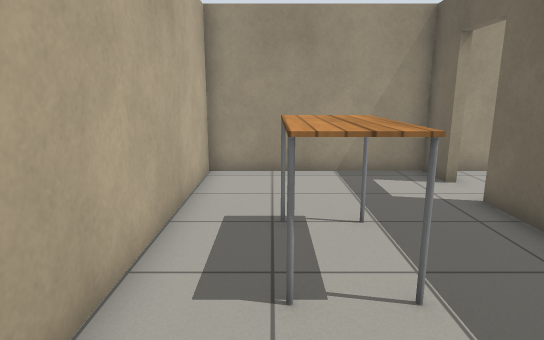
[1] (above)

16 first-person views from a walk through a world built for the Gazebo simulator. The camera is 1.2 m above the floor, tilts 12° down and sees 75° across. The floor is counted in squares, 0.5 m on a side. Each view is taken from the middle of a square. On the plan, view 1 faces up. The plan holds only what a view shows up to about 20 squares ahead; the rest is blank. Simple patterns stand in for the simulator's built-in surfaces.

[2]
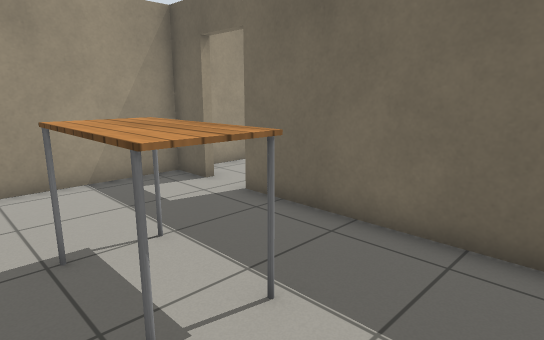

[3]
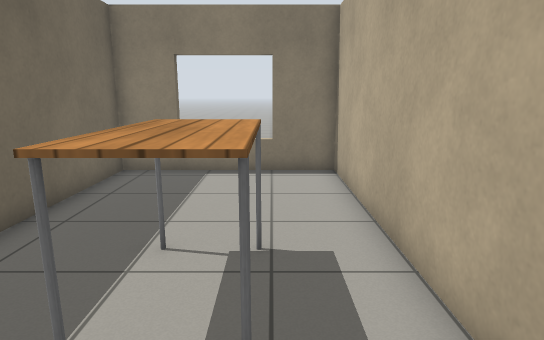

[4]
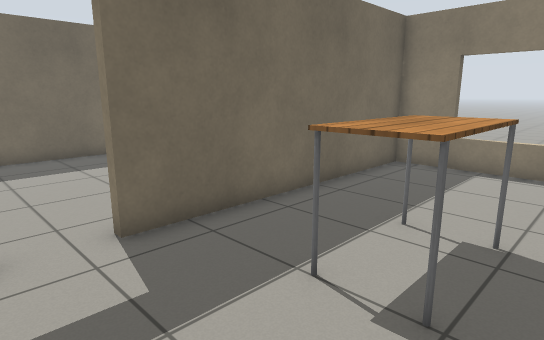

[5]
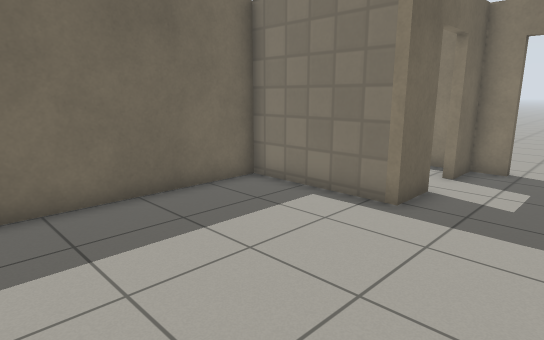

[6]
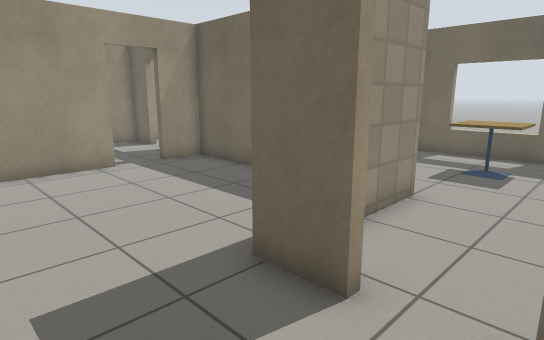

[7]
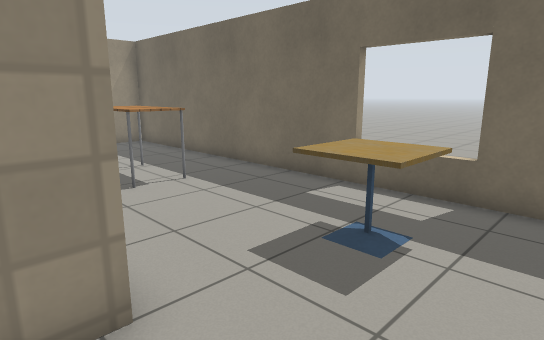

[8]
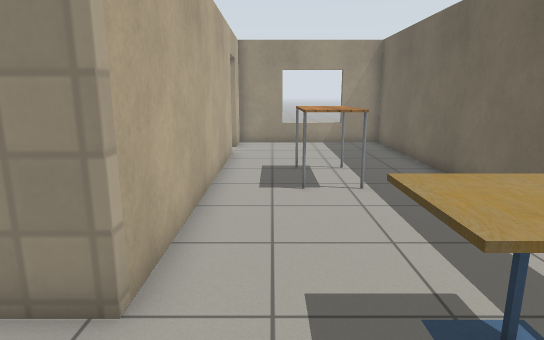

[9]
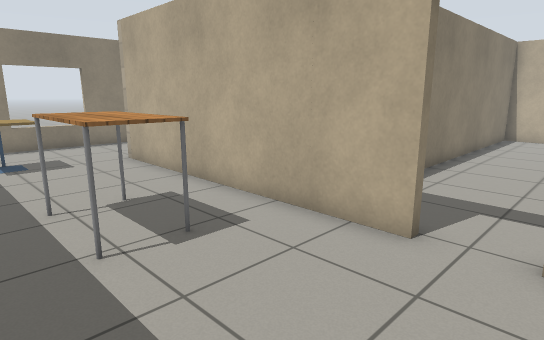

[10]
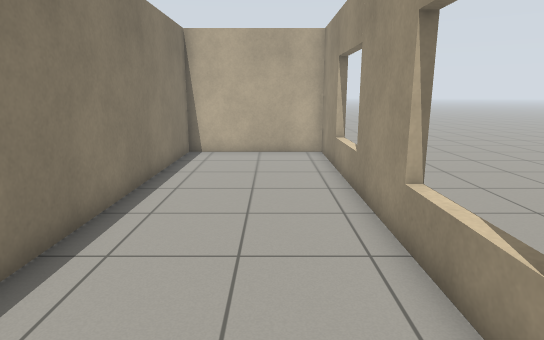

[11]
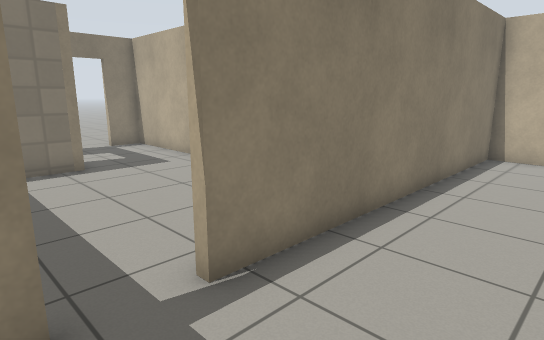

[12]
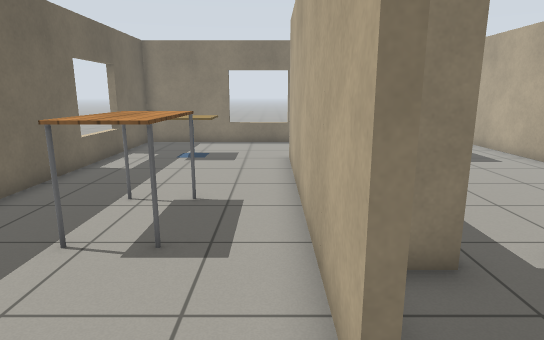

[13]
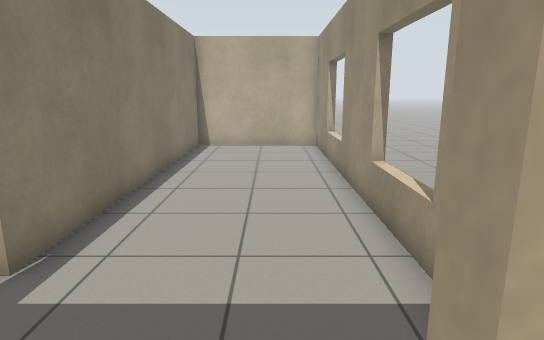

[14]
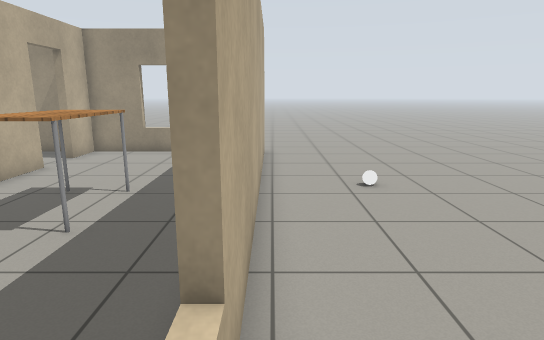

[15]
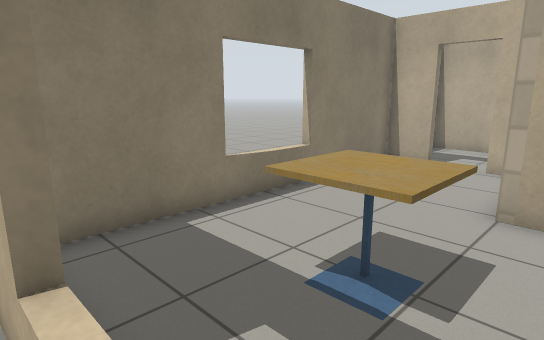

[16]
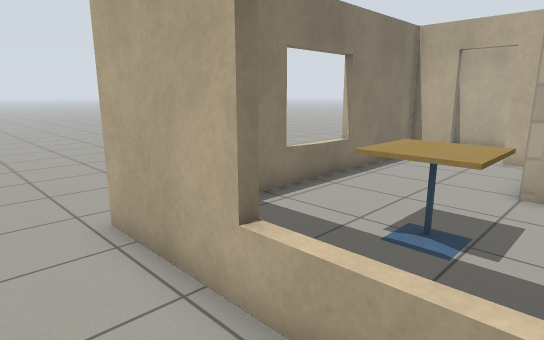

### Floor plan
Points are (right, up) in squares from view 1. A wall is a line through its corners. A room is listed if a view was taken in it or the views show most of it. See-through windows are left out.
Room 1 (views 1, 2, 3, 4)
walls: (4.8, 9.6) (4.8, 11.1) (-2, 11.1) (-2, -2.3) (4.8, -2.3) (4.8, 7.8)
ways out: open door at (5, 8.5) to room 2
objects: table (0, 4) to (2, 6)
Room 2 (views 5, 6)
walls: (5.1, 3.4) (5.1, -2.3) (6.6, -2.3); (9.3, 1.1) (9.3, 2.7) (14, 2.7) (14, 11.1) (12.4, 11.1); (10.6, 11.1) (5.9, 11.1); (8.2, -2.3) (9.3, -2.3) (9.3, -0.7)
ways out: open door at (5, 8.5) to room 1; open door at (9.5, 0.5) to room 3; open door at (11.5, 11) to room 4; open door at (7.5, -2.5) to room 5
Room 3 (views 7, 8, 9, 12, 13)
walls: (14.3, 13.8) (14.3, 2.4) (12, 2.4); (9.6, 1.7) (9.6, 1.1); (9.6, -0.7) (9.6, -2.3) (21.4, -2.3) (21.4, 17.1) (14.3, 17.1) (14.3, 15.4)
ways out: open door at (9.5, 0.5) to room 2; open door at (14, 14.5) to room 4
objects: table (17, 8) to (18, 11); cafe table (18, 1) to (19, 3)
Room 4 (views 10, 11)
walls: (12.4, 11.5) (13.1, 11.5); (14, 15.4) (14, 17.1) (-2, 17.1) (-2, 11.5) (10.6, 11.5)
ways out: open door at (11.5, 11) to room 2; open door at (14, 14.5) to room 3
Room 5 (views 14, 15, 16)
walls: (21.3, 1.2) (21.8, 1.2); (21.7, 17.3) (21.7, -2.6)
ways out: open door at (7.5, -2.5) to room 2
objects: white ball (25, 11)

Where each view was taken, in squares from view 1:
view 1: 0 up, 0 right, facing up
view 2: 1 up, 1 left, facing up-right
view 3: 9 up, 0 right, facing down
view 4: 10 up, 1 left, facing down-right
view 5: 10 up, 6 right, facing down-right
view 6: 1 down, 6 right, facing up-right
view 7: 1 down, 13 right, facing up-right
view 8: 1 down, 16 right, facing up
view 9: 16 up, 20 right, facing down-left
view 10: 15 up, 13 right, facing left
view 11: 15 up, 13 right, facing down-left
view 12: 16 up, 15 right, facing down
view 13: 15 up, 15 right, facing left
view 14: 2 up, 22 right, facing up
view 15: 4 up, 22 right, facing down-left
view 16: 4 up, 24 right, facing down-left
